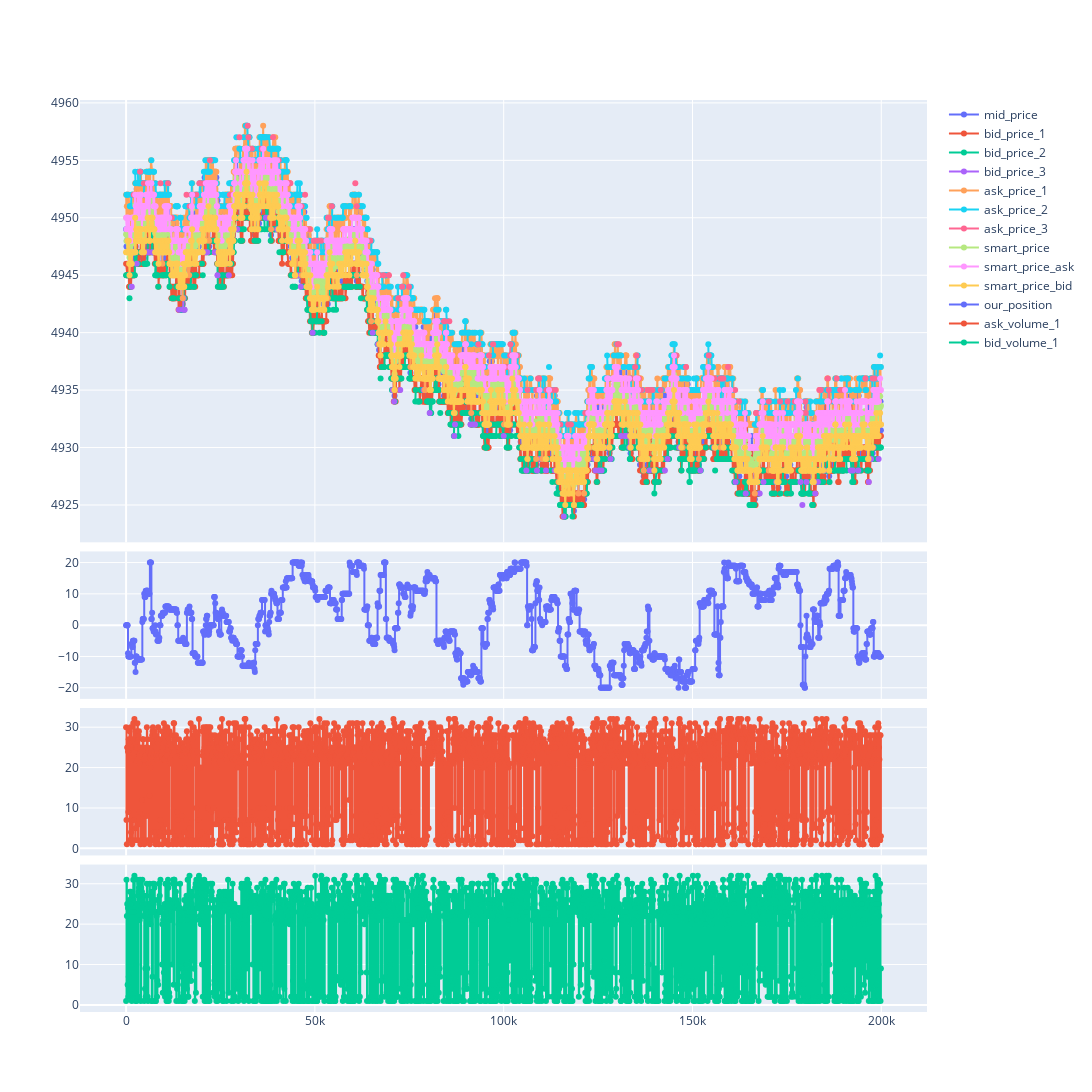

Source (notebook cell):
### Code cell
import plotly.graph_objects as go 

from plotly.subplots import make_subplots

# fig = go.Figure()
cols_to_plot = ['mid_price','bid_price_1','bid_price_2','bid_price_3','ask_price_1','ask_price_2','ask_price_3','smart_price','smart_price_ask','smart_price_bid']
all_df[cols_to_plot] =  all_df[cols_to_plot].applymap(lambda x: float(x) if x != '' else '')
all_df[['our_postion','bid_volume_1','ask_volume_1']] = all_df[['our_postion','bid_volume_1','ask_volume_1']].astype(float)
df_cols = ['timestamp'] + cols_to_plot
plot_df = all_df.copy()

fig = make_subplots(rows=4, cols=1,shared_xaxes = True,row_heights = [.45,.15,.15,.15],vertical_spacing=0.01)
                    # specs=[[{}],[{"secondary_y": True}]])
for col in cols_to_plot:
    #line_shape='linear'))
    fig.add_trace(go.Scatter(x=plot_df['timestamp'],
                            y= plot_df[col],
                            name=col,mode='lines+markers',
                            text=col, ),
                            # secondary_y = False,
                            row =1,
                            col = 1) 
# fig.update_layout(
#     margin=dict(l=20, r=20, t=100, b=20)
# )

fig.add_trace(go.Scatter(
    x=plot_df['timestamp'],
    y= plot_df['our_postion'],
    name='our_position',
    mode='lines+markers',
    line_shape='hv',
    text = 'our_position'),
    # secondary_y = True,
    row = 2,
    col = 1
)

fig.add_trace(go.Scatter(
    x=plot_df['timestamp'],
    y= plot_df['ask_volume_1'],
    name='ask_volume_1',
    mode='lines+markers',
    line_shape='hv',
    text = 'ask_volume_1'),
    # secondary_y = True,
    row = 3,
    col = 1
)

fig.add_trace(go.Scatter(
    x=plot_df['timestamp'],
    y= plot_df['bid_volume_1'],
    name='bid_volume_1',
    mode='lines+markers',
    line_shape='hv',
    text = 'bid_volume_1'),
    # secondary_y = True,
    row = 4,
    col = 1
)



fig.update_layout(
    autosize=False,
    width=1500,
    height=1200)
    # hoverdistance =0)

# fig.update_xaxes(showspikes = True, spikemode = 'across', spikesnap = 'cursor')
# fig.update_yaxes(showspikes = True, spikemode = 'across', spikesnap = 'cursor')
# fig.update_yaxes(title_text="<b>primary</b> yaxis title", secondary_y=False)
# fig.update_yaxes(title_text="<b>secondary</b> yaxis title", secondary_y=True)
fig.show()

### Figure 1 — Plotly figure (JSON) as saved in the notebook; plotly's stock layout.template omitted (floating-point values rounded to 4 significant figures; data arrays with more than 128 entries replaced by an {"elided": "..."} marker saying what was removed)
{"data": [{"mode": "lines+markers", "name": "mid_price", "text": "mid_price", "type": "scatter", "x": {"elided": "2000 int values"}, "xaxis": "x", "y": {"elided": "2000 float values"}, "yaxis": "y"}, {"mode": "lines+markers", "name": "bid_price_1", "text": "bid_price_1", "type": "scatter", "x": {"elided": "2000 int values"}, "xaxis": "x", "y": {"elided": "2000 int values"}, "yaxis": "y"}, {"mode": "lines+markers", "name": "bid_price_2", "text": "bid_price_2", "type": "scatter", "x": {"elided": "2000 int values"}, "xaxis": "x", "y": {"elided": "2000 mixed values"}, "yaxis": "y"}, {"mode": "lines+markers", "name": "bid_price_3", "text": "bid_price_3", "type": "scatter", "x": {"elided": "2000 int values"}, "xaxis": "x", "y": {"elided": "2000 mixed values"}, "yaxis": "y"}, {"mode": "lines+markers", "name": "ask_price_1", "text": "ask_price_1", "type": "scatter", "x": {"elided": "2000 int values"}, "xaxis": "x", "y": {"elided": "2000 int values"}, "yaxis": "y"}, {"mode": "lines+markers", "name": "ask_price_2", "text": "ask_price_2", "type": "scatter", "x": {"elided": "2000 int values"}, "xaxis": "x", "y": {"elided": "2000 mixed values"}, "yaxis": "y"}, {"mode": "lines+markers", "name": "ask_price_3", "text": "ask_price_3", "type": "scatter", "x": {"elided": "2000 int values"}, "xaxis": "x", "y": {"elided": "2000 mixed values"}, "yaxis": "y"}, {"mode": "lines+markers", "name": "smart_price", "text": "smart_price", "type": "scatter", "x": {"elided": "2000 int values"}, "xaxis": "x", "y": {"elided": "2000 float values"}, "yaxis": "y"}, {"mode": "lines+markers", "name": "smart_price_ask", "text": "smart_price_ask", "type": "scatter", "x": {"elided": "2000 int values"}, "xaxis": "x", "y": {"elided": "2000 int values"}, "yaxis": "y"}, {"mode": "lines+markers", "name": "smart_price_bid", "text": "smart_price_bid", "type": "scatter", "x": {"elided": "2000 int values"}, "xaxis": "x", "y": {"elided": "2000 int values"}, "yaxis": "y"}, {"line": {"shape": "hv"}, "mode": "lines+markers", "name": "our_position", "text": "our_position", "type": "scatter", "x": {"elided": "2000 int values"}, "xaxis": "x2", "y": {"elided": "2000 int values"}, "yaxis": "y2"}, {"line": {"shape": "hv"}, "mode": "lines+markers", "name": "ask_volume_1", "text": "ask_volume_1", "type": "scatter", "x": {"elided": "2000 int values"}, "xaxis": "x3", "y": {"elided": "2000 int values"}, "yaxis": "y3"}, {"line": {"shape": "hv"}, "mode": "lines+markers", "name": "bid_volume_1", "text": "bid_volume_1", "type": "scatter", "x": {"elided": "2000 int values"}, "xaxis": "x4", "y": {"elided": "2000 int values"}, "yaxis": "y4"}], "layout": {"autosize": false, "height": 1200, "width": 1500, "xaxis": {"anchor": "y", "domain": [0, 1], "matches": "x4", "showticklabels": false}, "xaxis2": {"anchor": "y2", "domain": [0, 1], "matches": "x4", "showticklabels": false}, "xaxis3": {"anchor": "y3", "domain": [0, 1], "matches": "x4", "showticklabels": false}, "xaxis4": {"anchor": "y4", "domain": [0, 1]}, "yaxis": {"anchor": "x", "domain": [0.515, 1]}, "yaxis2": {"anchor": "x2", "domain": [0.3433, 0.505]}, "yaxis3": {"anchor": "x3", "domain": [0.1717, 0.3333]}, "yaxis4": {"anchor": "x4", "domain": [0, 0.1617]}}}
